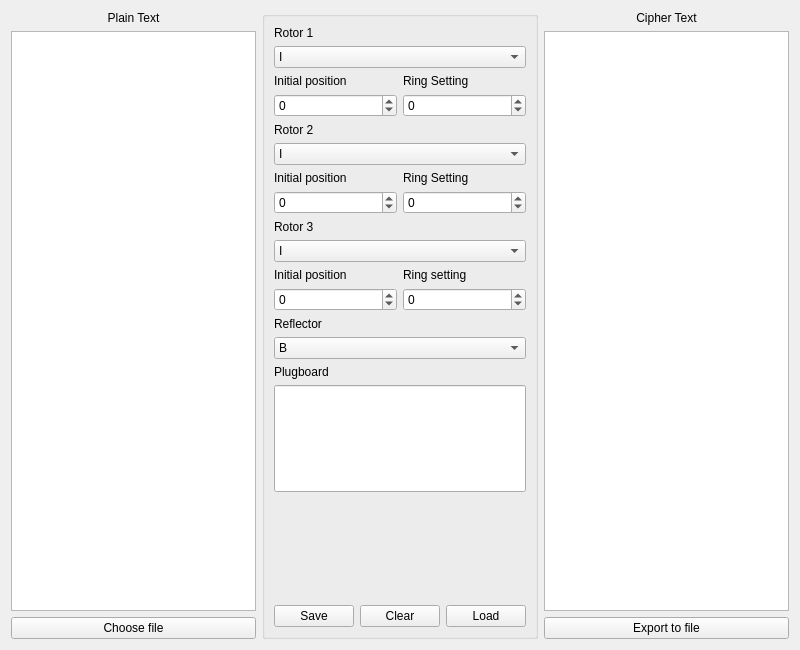
<?xml version="1.0" encoding="UTF-8"?>
<ui version="4.0">
 <class>inputTextArea</class>
 <widget class="QWidget" name="inputTextArea">
  <property name="geometry">
   <rect>
    <x>0</x>
    <y>0</y>
    <width>800</width>
    <height>650</height>
   </rect>
  </property>
  <property name="sizePolicy">
   <sizepolicy hsizetype="Expanding" vsizetype="Expanding">
    <horstretch>0</horstretch>
    <verstretch>0</verstretch>
   </sizepolicy>
  </property>
  <property name="minimumSize">
   <size>
    <width>800</width>
    <height>650</height>
   </size>
  </property>
  <property name="windowTitle">
   <string>Form</string>
  </property>
  <layout class="QGridLayout" name="gridLayout_2">
   <item row="0" column="0">
    <layout class="QHBoxLayout" name="horizontalLayout_8" stretch="4,1,4">
     <item>
      <layout class="QVBoxLayout" name="verticalLayout">
       <item>
        <widget class="QLabel" name="label">
         <property name="text">
          <string>Plain Text</string>
         </property>
         <property name="alignment">
          <set>Qt::AlignmentFlag::AlignCenter</set>
         </property>
        </widget>
       </item>
       <item>
        <widget class="QTextEdit" name="textEdit">
         <property name="minimumSize">
          <size>
           <width>0</width>
           <height>0</height>
          </size>
         </property>
        </widget>
       </item>
       <item>
        <widget class="QPushButton" name="chooseFileButton">
         <property name="text">
          <string>Choose file</string>
         </property>
        </widget>
       </item>
      </layout>
     </item>
     <item>
      <widget class="QGroupBox" name="groupBox">
       <property name="sizePolicy">
        <sizepolicy hsizetype="Expanding" vsizetype="Expanding">
         <horstretch>0</horstretch>
         <verstretch>0</verstretch>
        </sizepolicy>
       </property>
       <property name="minimumSize">
        <size>
         <width>0</width>
         <height>0</height>
        </size>
       </property>
       <property name="title">
        <string/>
       </property>
       <property name="flat">
        <bool>false</bool>
       </property>
       <property name="checkable">
        <bool>false</bool>
       </property>
       <layout class="QGridLayout" name="gridLayout">
        <item row="9" column="0">
         <widget class="QComboBox" name="rotor3Model">
          <property name="sizePolicy">
           <sizepolicy hsizetype="Minimum" vsizetype="Maximum">
            <horstretch>0</horstretch>
            <verstretch>0</verstretch>
           </sizepolicy>
          </property>
          <item>
           <property name="text">
            <string>I</string>
           </property>
          </item>
          <item>
           <property name="text">
            <string>II</string>
           </property>
          </item>
          <item>
           <property name="text">
            <string>III</string>
           </property>
          </item>
          <item>
           <property name="text">
            <string>IV</string>
           </property>
          </item>
          <item>
           <property name="text">
            <string>V</string>
           </property>
          </item>
         </widget>
        </item>
        <item row="16" column="0">
         <spacer name="verticalSpacer">
          <property name="orientation">
           <enum>Qt::Orientation::Vertical</enum>
          </property>
          <property name="sizeHint" stdset="0">
           <size>
            <width>20</width>
            <height>40</height>
           </size>
          </property>
         </spacer>
        </item>
        <item row="0" column="0">
         <widget class="QLabel" name="label_2">
          <property name="sizePolicy">
           <sizepolicy hsizetype="Minimum" vsizetype="Maximum">
            <horstretch>0</horstretch>
            <verstretch>0</verstretch>
           </sizepolicy>
          </property>
          <property name="text">
           <string>Rotor 1</string>
          </property>
         </widget>
        </item>
        <item row="17" column="0">
         <layout class="QHBoxLayout" name="horizontalLayout">
          <item>
           <widget class="QPushButton" name="saveButton">
            <property name="sizePolicy">
             <sizepolicy hsizetype="Minimum" vsizetype="Maximum">
              <horstretch>0</horstretch>
              <verstretch>0</verstretch>
             </sizepolicy>
            </property>
            <property name="text">
             <string>Save</string>
            </property>
           </widget>
          </item>
          <item>
           <widget class="QPushButton" name="clearButton">
            <property name="sizePolicy">
             <sizepolicy hsizetype="Minimum" vsizetype="Maximum">
              <horstretch>0</horstretch>
              <verstretch>0</verstretch>
             </sizepolicy>
            </property>
            <property name="text">
             <string>Clear</string>
            </property>
           </widget>
          </item>
          <item>
           <widget class="QPushButton" name="loadButton">
            <property name="sizePolicy">
             <sizepolicy hsizetype="Minimum" vsizetype="Maximum">
              <horstretch>0</horstretch>
              <verstretch>0</verstretch>
             </sizepolicy>
            </property>
            <property name="text">
             <string>Load</string>
            </property>
           </widget>
          </item>
         </layout>
        </item>
        <item row="14" column="0">
         <widget class="QLabel" name="label_15">
          <property name="sizePolicy">
           <sizepolicy hsizetype="Minimum" vsizetype="Maximum">
            <horstretch>0</horstretch>
            <verstretch>0</verstretch>
           </sizepolicy>
          </property>
          <property name="text">
           <string>Plugboard</string>
          </property>
         </widget>
        </item>
        <item row="1" column="0">
         <widget class="QComboBox" name="rotor1Model">
          <property name="sizePolicy">
           <sizepolicy hsizetype="Minimum" vsizetype="Maximum">
            <horstretch>0</horstretch>
            <verstretch>0</verstretch>
           </sizepolicy>
          </property>
          <item>
           <property name="text">
            <string>I</string>
           </property>
          </item>
          <item>
           <property name="text">
            <string>II</string>
           </property>
          </item>
          <item>
           <property name="text">
            <string>III</string>
           </property>
          </item>
          <item>
           <property name="text">
            <string>IV</string>
           </property>
          </item>
          <item>
           <property name="text">
            <string>V</string>
           </property>
          </item>
         </widget>
        </item>
        <item row="2" column="0">
         <layout class="QHBoxLayout" name="horizontalLayout_5">
          <item>
           <widget class="QLabel" name="label_6">
            <property name="sizePolicy">
             <sizepolicy hsizetype="Minimum" vsizetype="Maximum">
              <horstretch>0</horstretch>
              <verstretch>0</verstretch>
             </sizepolicy>
            </property>
            <property name="text">
             <string>Initial position</string>
            </property>
           </widget>
          </item>
          <item>
           <widget class="QLabel" name="label_7">
            <property name="sizePolicy">
             <sizepolicy hsizetype="Minimum" vsizetype="Maximum">
              <horstretch>0</horstretch>
              <verstretch>0</verstretch>
             </sizepolicy>
            </property>
            <property name="text">
             <string>Ring Setting</string>
            </property>
           </widget>
          </item>
         </layout>
        </item>
        <item row="12" column="0">
         <widget class="QLabel" name="label_14">
          <property name="sizePolicy">
           <sizepolicy hsizetype="Minimum" vsizetype="Maximum">
            <horstretch>0</horstretch>
            <verstretch>0</verstretch>
           </sizepolicy>
          </property>
          <property name="text">
           <string>Reflector</string>
          </property>
         </widget>
        </item>
        <item row="15" column="0">
         <widget class="QLineEdit" name="plugboard">
          <property name="sizePolicy">
           <sizepolicy hsizetype="Minimum" vsizetype="MinimumExpanding">
            <horstretch>0</horstretch>
            <verstretch>0</verstretch>
           </sizepolicy>
          </property>
          <property name="layoutDirection">
           <enum>Qt::LayoutDirection::LeftToRight</enum>
          </property>
          <property name="alignment">
           <set>Qt::AlignmentFlag::AlignCenter</set>
          </property>
          <property name="clearButtonEnabled">
           <bool>false</bool>
          </property>
         </widget>
        </item>
        <item row="3" column="0">
         <layout class="QHBoxLayout" name="horizontalLayout_4">
          <item>
           <widget class="QSpinBox" name="rotor1InitialPosition">
            <property name="sizePolicy">
             <sizepolicy hsizetype="Minimum" vsizetype="Maximum">
              <horstretch>0</horstretch>
              <verstretch>0</verstretch>
             </sizepolicy>
            </property>
            <property name="wrapping">
             <bool>true</bool>
            </property>
            <property name="maximum">
             <number>25</number>
            </property>
           </widget>
          </item>
          <item>
           <widget class="QSpinBox" name="rotor1RingSetting">
            <property name="sizePolicy">
             <sizepolicy hsizetype="Minimum" vsizetype="Maximum">
              <horstretch>0</horstretch>
              <verstretch>0</verstretch>
             </sizepolicy>
            </property>
            <property name="wrapping">
             <bool>true</bool>
            </property>
            <property name="maximum">
             <number>25</number>
            </property>
           </widget>
          </item>
         </layout>
        </item>
        <item row="4" column="0">
         <widget class="QLabel" name="label_4">
          <property name="sizePolicy">
           <sizepolicy hsizetype="Minimum" vsizetype="Maximum">
            <horstretch>0</horstretch>
            <verstretch>0</verstretch>
           </sizepolicy>
          </property>
          <property name="text">
           <string>Rotor 2</string>
          </property>
         </widget>
        </item>
        <item row="7" column="0">
         <layout class="QHBoxLayout" name="horizontalLayout_2">
          <item>
           <widget class="QSpinBox" name="rotor2InitialPosition">
            <property name="sizePolicy">
             <sizepolicy hsizetype="MinimumExpanding" vsizetype="Maximum">
              <horstretch>0</horstretch>
              <verstretch>0</verstretch>
             </sizepolicy>
            </property>
            <property name="wrapping">
             <bool>true</bool>
            </property>
           </widget>
          </item>
          <item>
           <widget class="QSpinBox" name="rotor2RingSetting">
            <property name="sizePolicy">
             <sizepolicy hsizetype="MinimumExpanding" vsizetype="Maximum">
              <horstretch>0</horstretch>
              <verstretch>0</verstretch>
             </sizepolicy>
            </property>
            <property name="wrapping">
             <bool>true</bool>
            </property>
           </widget>
          </item>
         </layout>
        </item>
        <item row="8" column="0">
         <widget class="QLabel" name="label_5">
          <property name="sizePolicy">
           <sizepolicy hsizetype="Minimum" vsizetype="Maximum">
            <horstretch>0</horstretch>
            <verstretch>0</verstretch>
           </sizepolicy>
          </property>
          <property name="text">
           <string>Rotor 3</string>
          </property>
         </widget>
        </item>
        <item row="11" column="0">
         <layout class="QHBoxLayout" name="horizontalLayout_6">
          <item>
           <widget class="QSpinBox" name="rotor3InitialPosition">
            <property name="sizePolicy">
             <sizepolicy hsizetype="Minimum" vsizetype="Maximum">
              <horstretch>0</horstretch>
              <verstretch>0</verstretch>
             </sizepolicy>
            </property>
            <property name="wrapping">
             <bool>true</bool>
            </property>
           </widget>
          </item>
          <item>
           <widget class="QSpinBox" name="rotor3RingSetting">
            <property name="sizePolicy">
             <sizepolicy hsizetype="Minimum" vsizetype="Maximum">
              <horstretch>0</horstretch>
              <verstretch>0</verstretch>
             </sizepolicy>
            </property>
            <property name="wrapping">
             <bool>true</bool>
            </property>
           </widget>
          </item>
         </layout>
        </item>
        <item row="5" column="0">
         <widget class="QComboBox" name="rotor2Model">
          <property name="sizePolicy">
           <sizepolicy hsizetype="Minimum" vsizetype="Maximum">
            <horstretch>0</horstretch>
            <verstretch>0</verstretch>
           </sizepolicy>
          </property>
          <item>
           <property name="text">
            <string>I</string>
           </property>
          </item>
          <item>
           <property name="text">
            <string>II</string>
           </property>
          </item>
          <item>
           <property name="text">
            <string>III</string>
           </property>
          </item>
          <item>
           <property name="text">
            <string>IV</string>
           </property>
          </item>
          <item>
           <property name="text">
            <string>V</string>
           </property>
          </item>
         </widget>
        </item>
        <item row="6" column="0">
         <layout class="QHBoxLayout" name="horizontalLayout_3">
          <item>
           <widget class="QLabel" name="label_10">
            <property name="sizePolicy">
             <sizepolicy hsizetype="Minimum" vsizetype="Maximum">
              <horstretch>0</horstretch>
              <verstretch>0</verstretch>
             </sizepolicy>
            </property>
            <property name="text">
             <string>Initial position</string>
            </property>
           </widget>
          </item>
          <item>
           <widget class="QLabel" name="label_11">
            <property name="sizePolicy">
             <sizepolicy hsizetype="Minimum" vsizetype="Maximum">
              <horstretch>0</horstretch>
              <verstretch>0</verstretch>
             </sizepolicy>
            </property>
            <property name="text">
             <string>Ring Setting</string>
            </property>
           </widget>
          </item>
         </layout>
        </item>
        <item row="13" column="0">
         <widget class="QComboBox" name="reflectorModel">
          <property name="sizePolicy">
           <sizepolicy hsizetype="Minimum" vsizetype="Maximum">
            <horstretch>0</horstretch>
            <verstretch>0</verstretch>
           </sizepolicy>
          </property>
          <item>
           <property name="text">
            <string>B</string>
           </property>
          </item>
          <item>
           <property name="text">
            <string>C</string>
           </property>
          </item>
         </widget>
        </item>
        <item row="10" column="0">
         <layout class="QHBoxLayout" name="horizontalLayout_7">
          <item>
           <widget class="QLabel" name="label_12">
            <property name="sizePolicy">
             <sizepolicy hsizetype="Minimum" vsizetype="Maximum">
              <horstretch>0</horstretch>
              <verstretch>0</verstretch>
             </sizepolicy>
            </property>
            <property name="text">
             <string>Initial position</string>
            </property>
           </widget>
          </item>
          <item>
           <widget class="QLabel" name="label_13">
            <property name="sizePolicy">
             <sizepolicy hsizetype="Minimum" vsizetype="Maximum">
              <horstretch>0</horstretch>
              <verstretch>0</verstretch>
             </sizepolicy>
            </property>
            <property name="text">
             <string>Ring setting</string>
            </property>
           </widget>
          </item>
         </layout>
        </item>
       </layout>
      </widget>
     </item>
     <item>
      <layout class="QVBoxLayout" name="verticalLayout_2">
       <item>
        <widget class="QLabel" name="label_16">
         <property name="text">
          <string>Cipher Text</string>
         </property>
         <property name="alignment">
          <set>Qt::AlignmentFlag::AlignCenter</set>
         </property>
        </widget>
       </item>
       <item>
        <widget class="QTextEdit" name="outputText">
         <property name="minimumSize">
          <size>
           <width>0</width>
           <height>0</height>
          </size>
         </property>
         <property name="autoFillBackground">
          <bool>false</bool>
         </property>
         <property name="readOnly">
          <bool>true</bool>
         </property>
        </widget>
       </item>
       <item>
        <widget class="QPushButton" name="exportToFile">
         <property name="text">
          <string>Export to file</string>
         </property>
        </widget>
       </item>
      </layout>
     </item>
    </layout>
   </item>
  </layout>
 </widget>
 <resources/>
 <connections/>
</ui>
